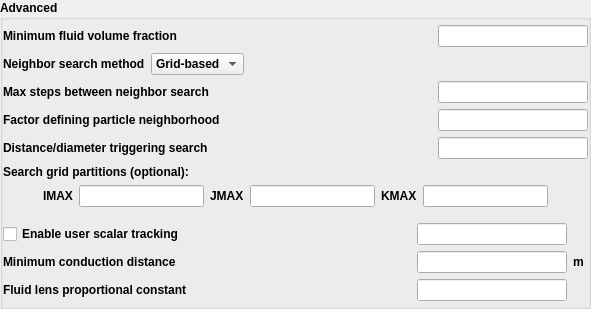
            <widget class="QGroupBox" name="groupbox_dem_advanced">
             <property name="font">
              <font>
               <weight>75</weight>
               <bold>true</bold>
              </font>
             </property>
             <property name="title">
              <string>Advanced</string>
             </property>
             <property name="flat">
              <bool>true</bool>
             </property>
             <layout class="QGridLayout" name="gridLayout_16">
              <property name="leftMargin">
               <number>0</number>
              </property>
              <property name="topMargin">
               <number>5</number>
              </property>
              <property name="rightMargin">
               <number>0</number>
              </property>
              <property name="bottomMargin">
               <number>5</number>
              </property>
              <item row="0" column="0">
               <layout class="QGridLayout" name="gridLayout_4">
                <item row="0" column="0">
                 <widget class="QLabel" name="label_ep_star_3">
                  <property name="text">
                   <string>Minimum fluid volume fraction</string>
                  </property>
                 </widget>
                </item>
                <item row="0" column="1">
                 <widget class="LineEdit" name="lineedit_keyword_ep_star_3">
                  <property name="maximumSize">
                   <size>
                    <width>150</width>
                    <height>16777215</height>
                   </size>
                  </property>
                 </widget>
                </item>
               </layout>
              </item>
              <item row="1" column="0">
               <layout class="QHBoxLayout" name="horizontalLayout_4">
                <item>
                 <widget class="QLabel" name="label_des_neighbor_search">
                  <property name="text">
                   <string>Neighbor search method</string>
                  </property>
                 </widget>
                </item>
                <item>
                 <widget class="ComboBox" name="combobox_des_neighbor_search">
                  <item>
                   <property name="text">
                    <string>Grid-based</string>
                   </property>
                  </item>
                  <item>
                   <property name="text">
                    <string>N-Square</string>
                   </property>
                  </item>
                 </widget>
                </item>
                <item>
                 <spacer name="horizontalSpacer_5">
                  <property name="orientation">
                   <enum>Qt::Horizontal</enum>
                  </property>
                  <property name="sizeHint" stdset="0">
                   <size>
                    <width>40</width>
                    <height>20</height>
                   </size>
                  </property>
                 </spacer>
                </item>
               </layout>
              </item>
              <item row="2" column="0">
               <layout class="QGridLayout" name="gridLayout_14">
                <item row="0" column="0">
                 <widget class="QLabel" name="label_neighbor_search_n">
                  <property name="text">
                   <string>Max steps between neighbor search</string>
                  </property>
                 </widget>
                </item>
                <item row="0" column="1">
                 <widget class="LineEdit" name="lineedit_keyword_neighbor_search_n">
                  <property name="maximumSize">
                   <size>
                    <width>150</width>
                    <height>16777215</height>
                   </size>
                  </property>
                 </widget>
                </item>
                <item row="1" column="0">
                 <widget class="QLabel" name="label_factor_rlm">
                  <property name="text">
                   <string>Factor defining particle neighborhood</string>
                  </property>
                 </widget>
                </item>
                <item row="1" column="1">
                 <widget class="LineEdit" name="lineedit_keyword_factor_rlm">
                  <property name="maximumSize">
                   <size>
                    <width>150</width>
                    <height>16777215</height>
                   </size>
                  </property>
                 </widget>
                </item>
                <item row="2" column="0">
                 <widget class="QLabel" name="label_neighbor_search_rad_ratio">
                  <property name="text">
                   <string>Distance/diameter triggering search</string>
                  </property>
                 </widget>
                </item>
                <item row="2" column="1">
                 <widget class="LineEdit" name="lineedit_keyword_neighbor_search_rad_ratio">
                  <property name="maximumSize">
                   <size>
                    <width>150</width>
                    <height>16777215</height>
                   </size>
                  </property>
                 </widget>
                </item>
               </layout>
              </item>
              <item row="3" column="0">
               <widget class="QLabel" name="label_218">
                <property name="text">
                 <string>Search grid partitions (optional):</string>
                </property>
               </widget>
              </item>
              <item row="4" column="0">
               <widget class="QWidget" name="frame_36" native="true">
                <layout class="QHBoxLayout" name="horizontalLayout_23">
                 <property name="leftMargin">
                  <number>0</number>
                 </property>
                 <property name="topMargin">
                  <number>0</number>
                 </property>
                 <property name="rightMargin">
                  <number>0</number>
                 </property>
                 <property name="bottomMargin">
                  <number>10</number>
                 </property>
                 <item>
                  <spacer name="horizontalSpacer_2">
                   <property name="orientation">
                    <enum>Qt::Horizontal</enum>
                   </property>
                   <property name="sizeHint" stdset="0">
                    <size>
                     <width>40</width>
                     <height>20</height>
                    </size>
                   </property>
                  </spacer>
                 </item>
                 <item>
                  <widget class="QLabel" name="label_desgridsearch_imax">
                   <property name="text">
                    <string>IMAX</string>
                   </property>
                  </widget>
                 </item>
                 <item>
                  <widget class="LineEdit" name="lineedit_keyword_desgridsearch_imax"/>
                 </item>
                 <item>
                  <widget class="QLabel" name="label_desgridsearch_jmax">
                   <property name="text">
                    <string>JMAX</string>
                   </property>
                  </widget>
                 </item>
                 <item>
                  <widget class="LineEdit" name="lineedit_keyword_desgridsearch_jmax"/>
                 </item>
                 <item>
                  <widget class="QLabel" name="label_desgridsearch_kmax">
                   <property name="text">
                    <string>KMAX</string>
                   </property>
                  </widget>
                 </item>
                 <item>
                  <widget class="LineEdit" name="lineedit_keyword_desgridsearch_kmax"/>
                 </item>
                 <item>
                  <spacer name="horizontalSpacer_3">
                   <property name="orientation">
                    <enum>Qt::Horizontal</enum>
                   </property>
                   <property name="sizeHint" stdset="0">
                    <size>
                     <width>40</width>
                     <height>20</height>
                    </size>
                   </property>
                  </spacer>
                 </item>
                </layout>
               </widget>
              </item>
              <item row="5" column="0">
               <layout class="QGridLayout" name="gridLayout_5" columnstretch="0,1,0">
                <item row="0" column="0">
                 <widget class="QCheckBox" name="checkbox_enable_des_usr_var_size">
                  <property name="text">
                   <string>Enable user scalar tracking</string>
                  </property>
                 </widget>
                </item>
                <item row="0" column="1">
                 <widget class="LineEdit" name="lineedit_keyword_des_usr_var_size">
                  <property name="maximumSize">
                   <size>
                    <width>150</width>
                    <height>16777215</height>
                   </size>
                  </property>
                 </widget>
                </item>
                <item row="1" column="0">
                 <widget class="QLabel" name="label_des_min_cond_dist">
                  <property name="text">
                   <string>Minimum conduction distance</string>
                  </property>
                 </widget>
                </item>
                <item row="1" column="1">
                 <widget class="LineEdit" name="lineedit_keyword_des_min_cond_dist">
                  <property name="maximumSize">
                   <size>
                    <width>150</width>
                    <height>16777215</height>
                   </size>
                  </property>
                 </widget>
                </item>
                <item row="1" column="2">
                 <widget class="QLabel" name="label_des_min_cond_dist_units">
                  <property name="maximumSize">
                   <size>
                    <width>15</width>
                    <height>16777215</height>
                   </size>
                  </property>
                  <property name="text">
                   <string>m</string>
                  </property>
                 </widget>
                </item>
                <item row="2" column="0">
                 <widget class="QLabel" name="label_flpc">
                  <property name="text">
                   <string>Fluid lens proportional constant</string>
                  </property>
                 </widget>
                </item>
                <item row="2" column="1">
                 <widget class="LineEdit" name="lineedit_keyword_flpc">
                  <property name="maximumSize">
                   <size>
                    <width>150</width>
                    <height>16777215</height>
                   </size>
                  </property>
                 </widget>
                </item>
               </layout>
              </item>
             </layout>
            </widget>
